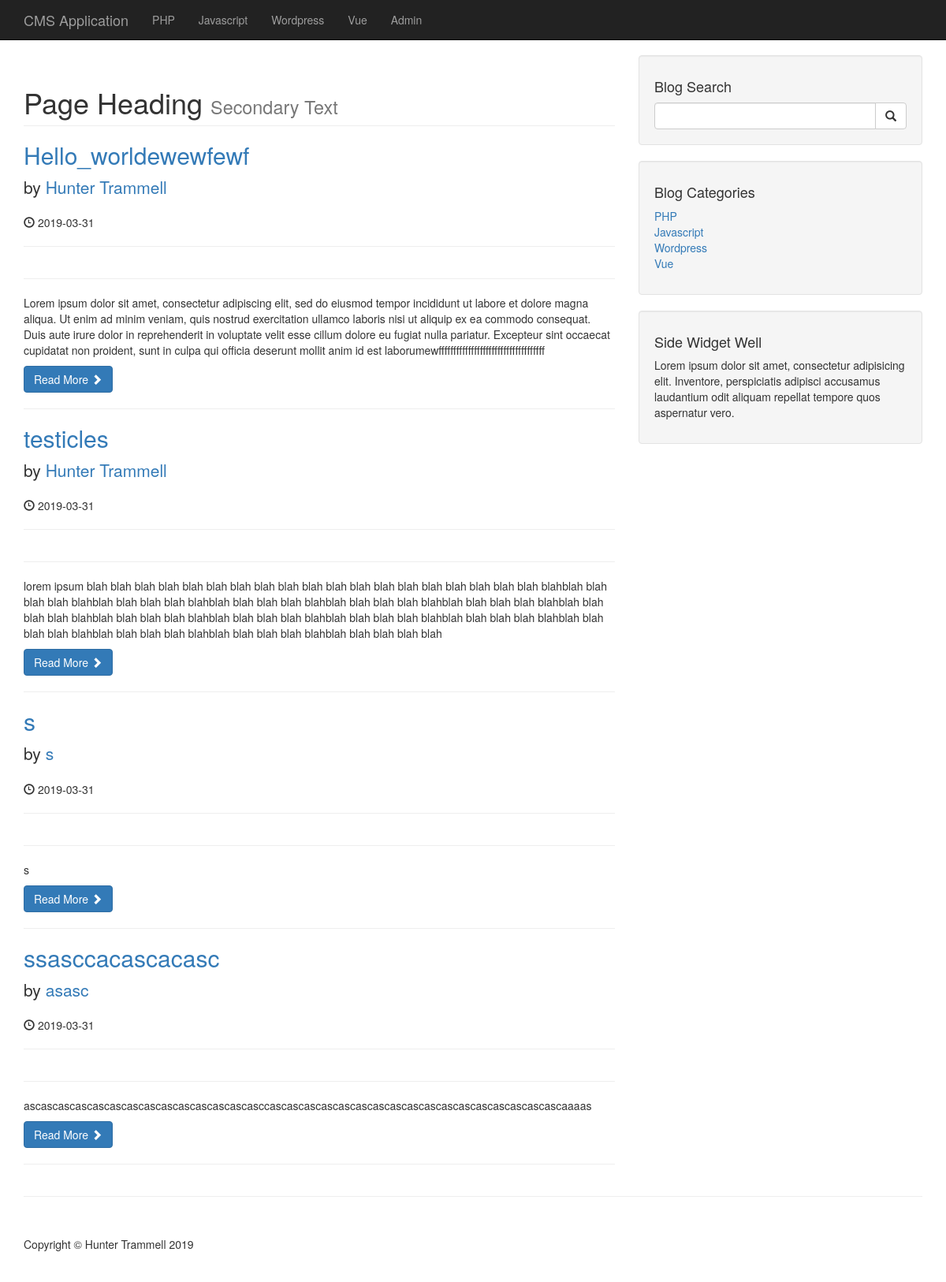
The page / on the database its author committed.
### tables this page shows
CREATE TABLE `categories` (
  `cat_id` int(3) NOT NULL,
  `cat_title` varchar(255) NOT NULL
);

CREATE TABLE `posts` (
  `post_id` int(10) NOT NULL,
  `post_category_id` int(3) NOT NULL,
  `post_title` varchar(255) NOT NULL,
  `post_author` varchar(255) NOT NULL,
  `post_date` date NOT NULL,
  `post_image` text NOT NULL,
  `post_content` text NOT NULL,
  `post_tags` varchar(255) NOT NULL,
  `post_comment_count` int(11) NOT NULL,
  `post_status` varchar(255) NOT NULL DEFAULT 'draft'
);

### index.php (the view, shortened to what this page needs)
<?php include "includes/header.php";?>
<?php include "includes/navigation.php";?>
    <div class="container">
        <div class="row">
            <div class="col-md-8">
                <h1 class="page-header">
                    Page Heading
                    <small>Secondary Text</small>
                </h1>
                <?php
                    $query = "SELECT * FROM posts";
                    global $connection;
                    $select_all_posts = mysqli_query($connection, $query);
                        while($row = mysqli_fetch_assoc($select_all_posts)){
                            $post_title = $row['post_title'];
                            $post_author = $row['post_author'];
                            $post_date = $row['post_date'];
                            $post_content = $row['post_content'];
                            ?>
                            <h2>
                                <a href="#"><?php echo $post_title ?></a>
                            </h2>
                            <p class="lead">
                                by <a href="index.php"><?php echo $post_author ?></a>
                            </p>
                            <p><span class="glyphicon glyphicon-time"></span> <?php echo $post_date ?></p>
                            <hr>
                            <hr>
                            <p><?php echo $post_content ?></p>
                            <a class="btn btn-primary" href="#">Read More <span class="glyphicon glyphicon-chevron-right"></span></a>
                            <hr>
                            <?php
                        }
                ?>
            </div>
            <?php include "includes/sidebar.php";?>
        </div>
        <hr>
<?php include "includes/footer.php";?>

### includes/navigation.php (shortened to what this page needs)
<?php include "includes/db.php";?>
<nav class="navbar navbar-inverse navbar-fixed-top" role="navigation">
    <div class="container">
        <div class="navbar-header">
            <a class="navbar-brand" href="./index.php">CMS Application</a>
        </div>
        <div class="collapse navbar-collapse" id="bs-example-navbar-collapse-1">
            <ul class="nav navbar-nav">
                <?php
                    $query = "SELECT * FROM categories";
                    $select_all_categories = mysqli_query($connection, $query);
                    while($row = mysqli_fetch_assoc($select_all_categories)){
                        $cat_title = $row['cat_title'];
                        echo "<li><a href='#'>{$cat_title}</a></li>";
                    }
                ?>
                <li>
                    <a href="admin">Admin</a>
                </li>
            </ul>
        </div>
    </div>
</nav>

### includes/sidebar.php (shortened to what this page needs)
 <div class="col-md-4">
<div class="well">
    <h4>Blog Search</h4>
    <form action="search.php" method="post">
        <div class="input-group">
            <input type="text" name="search" class="form-control">
            <span class="input-group-btn">
                <button class="btn btn-default" type="submit" name="submit">
                    <span class="glyphicon glyphicon-search"></span>
            </button>
            </span>
        </div>
    </form>
</div>
<?php
    global $connection;
    $query = "SELECT * FROM categories";
    $select_categories_sidebar = mysqli_query($connection, $query);
?>
<div class="well">
    <h4>Blog Categories</h4>
    <div class="row">
        <div class="col-lg-6">
            <ul class="list-unstyled">
                <?php
                    while($row = mysqli_fetch_assoc($select_categories_sidebar)){
                        $cat_title = $row['cat_title'];
                        $cat_id = $row['cat_id'];
                        echo "<li><a href='category.php?category=$cat_id'>{$cat_title}</a></li>";
                    }
                ?>
            </ul>
        </div>
        <div class="col-lg-6">
        </div>
    </div>
</div>
<?php include "widget.php";?>
</div>

### css/blog-home.css (style rules this page uses)
body { padding-top: 70px; }

### rows shown on the page
categories: cat_title "PHP"
categories: cat_title "Javascript"
categories: cat_title "Wordpress"
categories: cat_title "Vue"
posts: post_title "Hello_worldewewfewf", post_author "Hunter Trammell", post_date "2019-03-31", post_content "Lorem ipsum dolor sit amet, consectetur adipiscing elit, sed do eiusmod tempor incididunt ut labore et dolore magna aliqua. Ut enim ad minim veniam, quis nostrud exercitation ullamco laboris nisi ut aliquip ex ea commodo consequat. Duis aute irure dolor in reprehenderit in voluptate velit esse cillum dolore eu fugiat nulla pariatur. Excepteur sint occaecat cupidatat non proident, sunt in culpa qui officia deserunt mollit anim id est laborumewffffffffffffffffffffffffffffffffffff"
posts: post_title "testicles", post_author "Hunter Trammell", post_date "2019-03-31", post_content "lorem ipsum blah blah blah blah blah blah blah blah blah blah blah blah blah blah blah blah blah blah blah blahblah blah blah blah blahblah blah blah blah blahblah blah blah blah blahblah blah blah blah blahblah blah blah blah blahblah blah blah blah blahblah blah blah blah blahblah blah blah blah blahblah blah blah blah blahblah blah blah blah blahblah blah blah blah blahblah blah blah blah blahblah blah blah blah blahblah blah blah blah blah"
posts: post_title "s", post_author "s", post_date "2019-03-31", post_content "s"
posts: post_title "ssasccacascacasc", post_author "asasc", post_date "2019-03-31", post_content "ascascascascascascascascascascascascascasccascascascascascascascascascascascascascascascascascaaaas"
